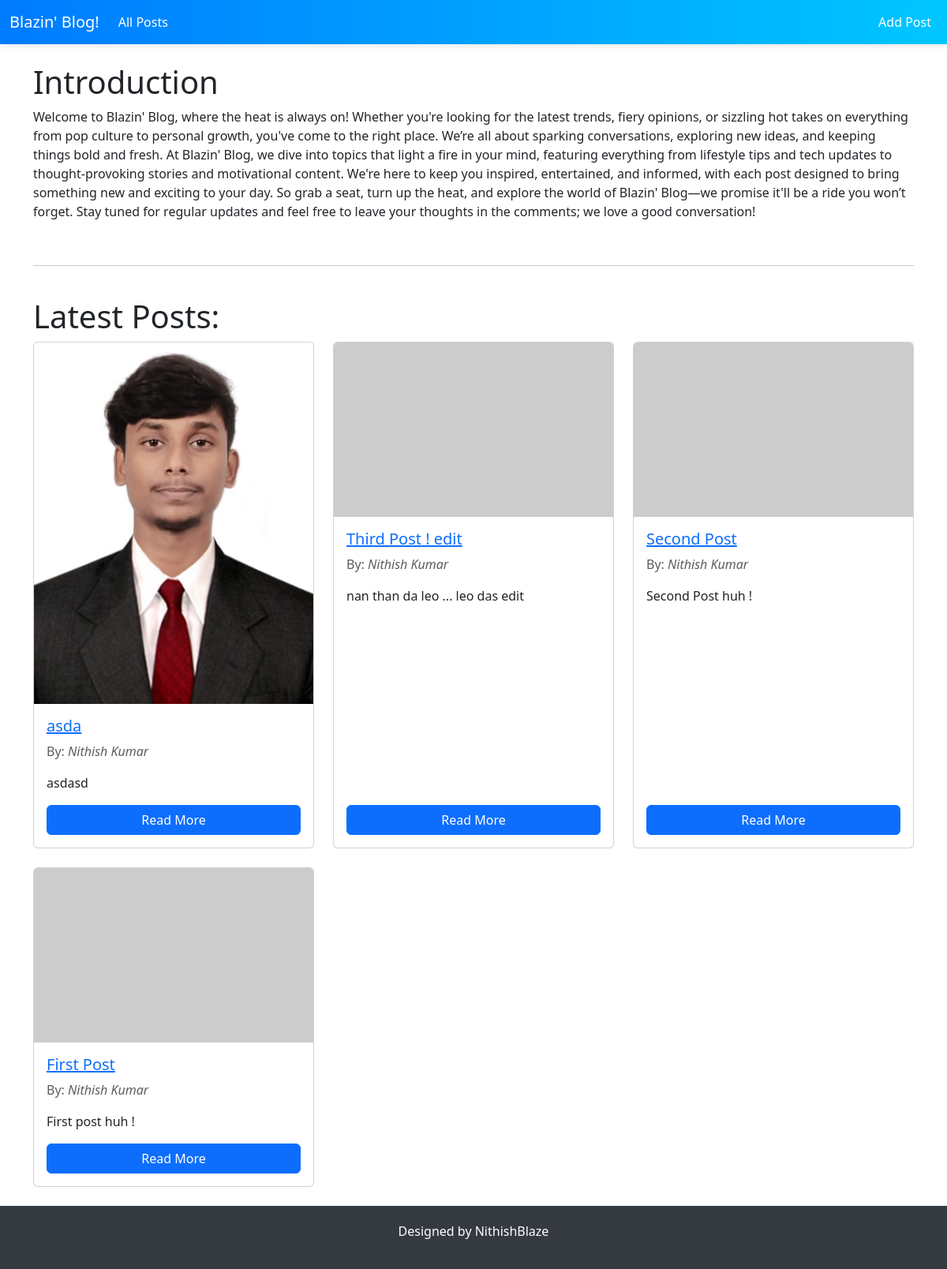
The page / on the database its author committed.
### posts/models.py (models this page shows, shortened)
class Post(models.Model):
    title = models.CharField(max_length=50)
    title_tag = models.CharField(max_length=50)
    image = models.ImageField(null=True , blank=True, upload_to='images/')
    author = models.ForeignKey(User, on_delete = models.CASCADE)
    content = models.TextField()

### posts/views.py (the view)
# urls.py: path('',HomeView.as_view(), name = 'home'),
class HomeView(ListView):
    model = Post
    template_name = 'posts/mainPage.html'
    ordering = ['-id']

### posts/templates/posts/mainPage.html (shortened to what this page needs)
{% extends 'posts/base.html' %}
{% block content %}
<h1>Introduction</h1>
<p>Welcome to Blazin' Blog, where the heat is always on! Whether you're looking for the latest trends, fiery opinions, or sizzling hot takes on everything from pop culture to personal growth, you've come to the right place. We’re all about sparking conversations, exploring new ideas, and keeping things bold and fresh.
    At Blazin' Blog, we dive into topics that light a fire in your mind, featuring everything from lifestyle tips and tech updates to thought-provoking stories and motivational content. We're here to keep you inspired, entertained, and informed, with each post designed to bring something new and exciting to your day.
    So grab a seat, turn up the heat, and explore the world of Blazin' Blog—we promise it'll be a ride you won’t forget. Stay tuned for regular updates and feel free to leave your thoughts in the comments; we love a good conversation!
</p>
<br>
<hr>
<br>
<h1>Latest Posts:</h1>
<div class="row">
    {% for post in object_list %}
        <div class="col-md-4 mb-4">
            <div class="card h-100">
                {% if post.image %}
                    <img src="{{ post.image.url }}" alt="{{ post.title }}" class="card-img-top" style="width: 100%; height: auto;">
                {% else %}
                    <img src="https://via.placeholder.com/400x250" alt="Default Image" class="card-img-top" style="width: 100%; height: auto;">
                {% endif %}
                <div class="card-body d-flex flex-column">
                    <h5 class="card-title">
                        <a href="{% url 'post-detail' post.pk %}" class="post-title">{{ post.title }}</a>
                    </h5>
                    <p class="text-muted">By: <i>{{ post.author.first_name }} {{ post.author.last_name }}</i></p>
                    <p class="card-text flex-grow-1">{{ post.content|truncatewords:20 }}</p>
                    <a href="{% url 'post-detail' post.pk %}" class="btn btn-primary mt-auto">Read More</a>
                </div>
            </div>
        </div>
    {% endfor %}
</div>
{% endblock content %}

### posts/templates/posts/base.html (shortened to what this page needs)
<!doctype html>
<html lang="en">
  <head>
    <link href="https://cdn.jsdelivr.net/npm/bootstrap@5.3.3/dist/css/bootstrap.min.css" rel="stylesheet">
  </head>
  <body>
    <nav class="navbar navbar-expand-lg navbar-light">
        <div class="container-fluid">
          <a class="navbar-brand" href="{% url 'home' %}">Blazin' Blog!</a>
          <div class="collapse navbar-collapse" id="navbarSupportedContent">
            <ul class="navbar-nav me-auto mb-2 mb-lg-0">
              <li class="nav-item">
                <a class="nav-link" href="{% url 'all-posts' %}">All Posts</a>
              </li>
            </ul>
            <ul class="navbar-nav ms-auto mb-2 mb-lg-0">
              <li class="nav-item">
                <a class="nav-link" href="{% url 'add-post' %}">Add Post</a>
              </li>
            </ul>
          </div>
        </div>
      </nav>
    <br>
    <div class="container content">
        {% block content %}
        {% endblock content %}
    </div>
    <footer>
        <p>Designed by NithishBlaze</p>
    </footer>
  </body>
</html>

### posts/templates/posts/base.html (style rules this page uses)
html, body { height: 100%; }
body { display: flex; flex-direction: column; }
.content { flex: 1; }
footer { background-color: #343a40; color: #ffffff; text-align: center; padding: 20px 0; }
.navbar { background: linear-gradient(90deg, #007bff, #00c6ff); box-shadow: 0 2px 10px rgba(0, 0, 0, 0.1); }
.navbar .nav-link { color: #ffffff; }
.navbar-brand { color: #ffffff; }

### rows shown on the page
Post: image (picture), title "asda", author.first_name "Nithish", author.last_name "Kumar", content "asdasd"
Post: title "Third Post ! edit", author.first_name "Nithish", author.last_name "Kumar", content "nan than da leo ... leo das edit"
Post: title "Second Post", author.first_name "Nithish", author.last_name "Kumar", content "Second Post huh !"
Post: title "First Post", author.first_name "Nithish", author.last_name "Kumar", content "First post huh !"
